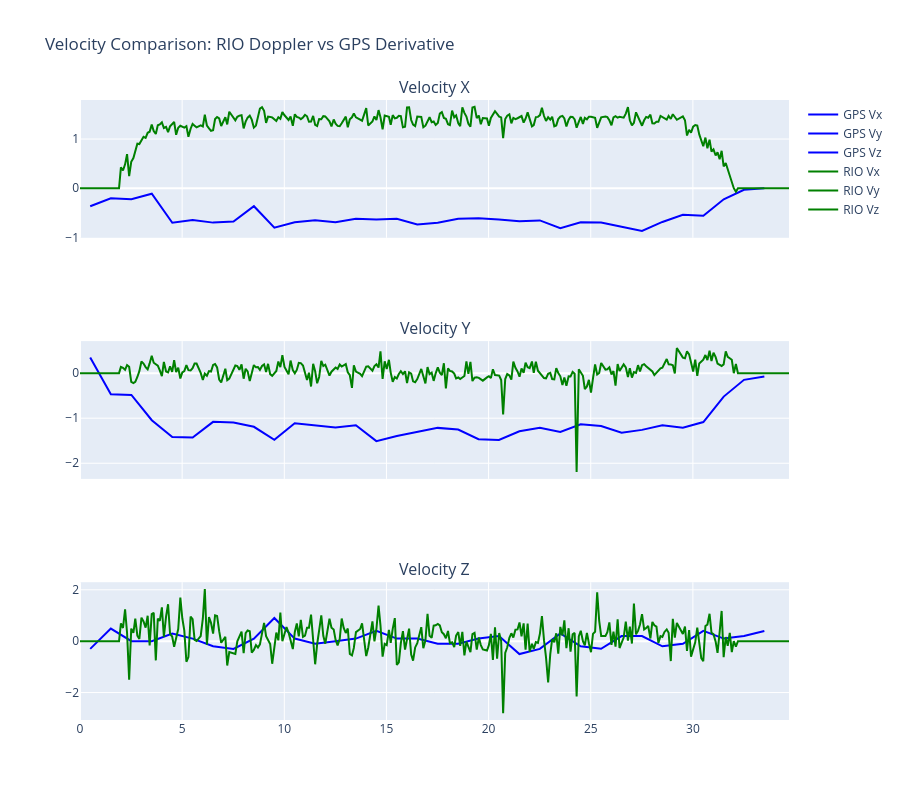

The notebook cell saved with this chart:
### Markdown cell above
## 5. Velocity Check (RIO vs GPS)
Verifying if the raw Doppler velocity from the radar is accurate.

### Code cell
fig = make_subplots(rows=3, cols=1, shared_xaxes=True, 
                    subplot_titles=("Velocity X", "Velocity Y", "Velocity Z"))

if len(gps_enu) > 1:
    dt_gps = np.diff(t_gps)
    dt_gps[dt_gps == 0] = 0.001
    gps_v = np.diff(gps_enu, axis=0) / dt_gps[:, np.newaxis]
    t_gps_mid = t_gps[:-1] + dt_gps/2
    
    fig.add_trace(go.Scatter(x=t_gps_mid - t_gps[0], y=gps_v[:,0], name='GPS Vx', line=dict(color='blue')), row=1, col=1)
    fig.add_trace(go.Scatter(x=t_gps_mid - t_gps[0], y=gps_v[:,1], name='GPS Vy', line=dict(color='blue')), row=2, col=1)
    fig.add_trace(go.Scatter(x=t_gps_mid - t_gps[0], y=gps_v[:,2], name='GPS Vz', line=dict(color='blue')), row=3, col=1)

if len(rio_v) > 0:
    fig.add_trace(go.Scatter(x=t_rio - t_rio[0], y=rio_v[:,0], name='RIO Vx', line=dict(color='green')), row=1, col=1)
    fig.add_trace(go.Scatter(x=t_rio - t_rio[0], y=rio_v[:,1], name='RIO Vy', line=dict(color='green')), row=2, col=1)
    fig.add_trace(go.Scatter(x=t_rio - t_rio[0], y=rio_v[:,2], name='RIO Vz', line=dict(color='green')), row=3, col=1)

fig.update_layout(title="Velocity Comparison: RIO Doppler vs GPS Derivative", height=800)
fig.show()

### Figure 1 — Plotly figure (JSON) as saved in the notebook; plotly's stock layout.template omitted (floating-point values rounded to 4 significant figures; data arrays with more than 128 entries replaced by an {"elided": "..."} marker saying what was removed)
{"data": [{"line": {"color": "blue"}, "name": "GPS Vx", "type": "scatter", "x": [0.4998, 1.51, 2.516, 3.514, 4.518, 5.515, 6.514, 7.513, 8.513, 9.514, 10.51, 11.51, 12.5, 13.5, 14.51, 15.51, 16.51, 17.51, 18.51, 19.51, 20.51, 21.51, 22.51, 23.51, 24.51, 25.51, 26.51, 27.51, 28.51, 29.51, 30.51, 31.51, 32.5, 33.5], "xaxis": "x", "y": [-0.3684, -0.204, -0.2259, -0.1115, -0.7032, -0.6449, -0.7004, -0.6772, -0.3662, -0.803, -0.6927, -0.6547, -0.6931, -0.622, -0.6396, -0.6229, -0.7365, -0.7037, -0.6235, -0.6127, -0.6372, -0.6729, -0.6558, -0.8142, -0.6943, -0.7002, -0.7829, -0.8688, -0.6868, -0.5423, -0.5591, -0.2262, -0.03224, 0.0], "yaxis": "y"}, {"line": {"color": "blue"}, "name": "GPS Vy", "type": "scatter", "x": [0.4998, 1.51, 2.516, 3.514, 4.518, 5.515, 6.514, 7.513, 8.513, 9.514, 10.51, 11.51, 12.5, 13.5, 14.51, 15.51, 16.51, 17.51, 18.51, 19.51, 20.51, 21.51, 22.51, 23.51, 24.51, 25.51, 26.51, 27.51, 28.51, 29.51, 30.51, 31.51, 32.5, 33.5], "xaxis": "x2", "y": [0.3502, -0.4696, -0.4829, -1.045, -1.416, -1.429, -1.081, -1.095, -1.191, -1.479, -1.112, -1.158, -1.206, -1.156, -1.509, -1.397, -1.308, -1.215, -1.251, -1.466, -1.485, -1.291, -1.215, -1.304, -1.133, -1.172, -1.324, -1.259, -1.158, -1.212, -1.085, -0.5204, -0.1485, -0.07365], "yaxis": "y2"}, {"line": {"color": "blue"}, "name": "GPS Vz", "type": "scatter", "x": [0.4998, 1.51, 2.516, 3.514, 4.518, 5.515, 6.514, 7.513, 8.513, 9.514, 10.51, 11.51, 12.5, 13.5, 14.51, 15.51, 16.51, 17.51, 18.51, 19.51, 20.51, 21.51, 22.51, 23.51, 24.51, 25.51, 26.51, 27.51, 28.51, 29.51, 30.51, 31.51, 32.5, 33.5], "xaxis": "x3", "y": [-0.3001, 0.4901, 0.0, 0.0, 0.2995, 0.1007, -0.1989, -0.3022, 0.09945, 0.9029, 0.1006, -0.09975, 0.0, 0.09964, 0.3995, 0.09977, 0.1, -0.0999, -0.09987, 0.1007, 0.199, -0.5004, -0.2997, 0.2992, -0.2017, -0.2983, 0.1996, 0.201, -0.1995, -0.09965, 0.3991, 0.1009, 0.2015, 0.3997], "yaxis": "y3"}, {"line": {"color": "green"}, "name": "RIO Vx", "type": "scatter", "x": {"elided": "333 float values"}, "xaxis": "x", "y": {"elided": "333 float values"}, "yaxis": "y"}, {"line": {"color": "green"}, "name": "RIO Vy", "type": "scatter", "x": {"elided": "333 float values"}, "xaxis": "x2", "y": {"elided": "333 float values"}, "yaxis": "y2"}, {"line": {"color": "green"}, "name": "RIO Vz", "type": "scatter", "x": {"elided": "333 float values"}, "xaxis": "x3", "y": {"elided": "333 float values"}, "yaxis": "y3"}], "layout": {"annotations": [{"font": {"size": 16}, "showarrow": false, "text": "Velocity X", "x": 0.5, "xanchor": "center", "xref": "paper", "y": 1, "yanchor": "bottom", "yref": "paper"}, {"font": {"size": 16}, "showarrow": false, "text": "Velocity Y", "x": 0.5, "xanchor": "center", "xref": "paper", "y": 0.6111, "yanchor": "bottom", "yref": "paper"}, {"font": {"size": 16}, "showarrow": false, "text": "Velocity Z", "x": 0.5, "xanchor": "center", "xref": "paper", "y": 0.2222, "yanchor": "bottom", "yref": "paper"}], "height": 800, "title": {"text": "Velocity Comparison: RIO Doppler vs GPS Derivative"}, "xaxis": {"anchor": "y", "domain": [0, 1], "matches": "x3", "showticklabels": false}, "xaxis2": {"anchor": "y2", "domain": [0, 1], "matches": "x3", "showticklabels": false}, "xaxis3": {"anchor": "y3", "domain": [0, 1]}, "yaxis": {"anchor": "x", "domain": [0.7778, 1]}, "yaxis2": {"anchor": "x2", "domain": [0.3889, 0.6111]}, "yaxis3": {"anchor": "x3", "domain": [0, 0.2222]}}}
